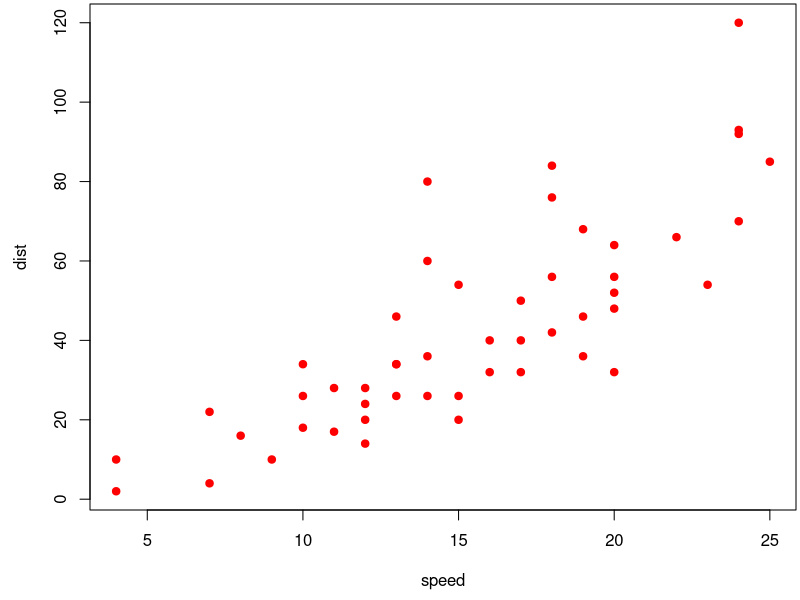

This chart was generated by the following R code:
## ---- chunk 1
if (knitr::is_html_output()) knitr::knit_hooks$set(
  plot = function(x, options) {
    cap  <- options$fig.cap  # 図のキャプション
    tags <- htmltools::tags
    as.character(tags$figure(
      tags$img(src = x, alt = cap),
      tags$figcaption(cap)
    ))
  }
)
## ---- chunk 2
par(mar = c(4.5, 4.5, .2, .2))
plot(cars, pch = 19, col = 'red')
